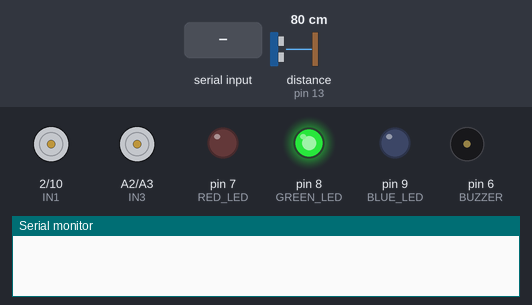
Bench run of a sketch on a simulated Arduino Uno, built with avr-gcc and run on an emulated ATmega328P. Parts: motor-driver pin pairs drawn as motors (green arrow = first pin HIGH = forward, orange = second pin HIGH = backward, longer = more drive, scaled by the enable pin), output pins drawn as LEDs (lit = HIGH), buzzer (waves = sounding, pin HIGH), the last lines printed to the serial monitor. The test bench sets the inputs (shaded band); at power-on: distance to the obstacle (sensor on pin 13) 80 cm. The echo pulse lasts 58.3 µs per cm.

Above: at 1.2 s.
1.3 s: distance to the obstacle (sensor on pin 13) set to 34 cm
2.8 s: distance to the obstacle (sensor on pin 13) set to 27 cm
At 3.05 s:
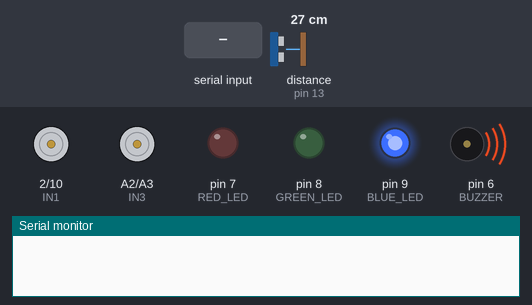
5.8 s: "F" received over Serial
At 6.05 s:
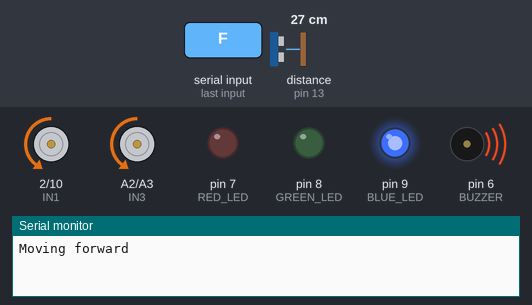
8.8 s: distance to the obstacle (sensor on pin 13) set to 12 cm
11.8 s: distance to the obstacle (sensor on pin 13) set to 9 cm
At 11.93 s:
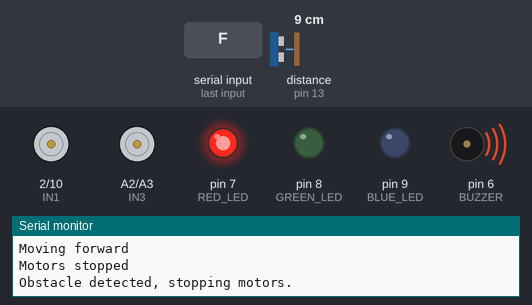
14.8 s: "B" received over Serial
At 14.92 s:
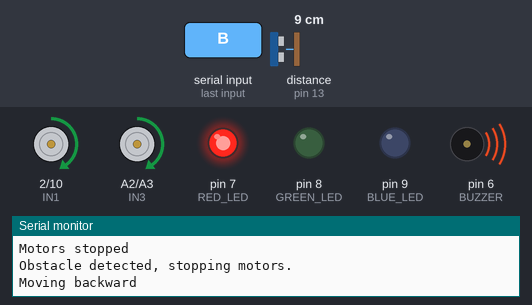
Timing chart, 0 to 18.8 s (numbered marks = the images above; inputs shaded):
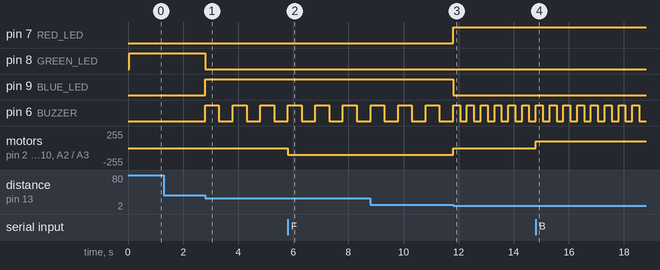

The sketch:

Bluetooth_Additional.ino
```cpp
#include <NewPing.h>

// Pin Definitions
#define TRIG_PIN 12
#define ECHO_PIN 13
#define BUZZER 6
#define BLUE_LED 9  // Blue LED pin
#define RED_LED 7   // Red LED pin
#define GREEN_LED 8// Green LED pin

#define ENA 3
#define ENB 11
#define IN1 2
#define IN2 10
#define IN3 A2
#define IN4 A3

// Constants
const unsigned long DISTANCE_CHECK_INTERVAL = 50;
const int OBSTACLE_DISTANCE_RED = 10;  // Red LED threshold
const int OBSTACLE_DISTANCE_BLUE = 30; // Blue LED threshold

// Buzzer Timings
const unsigned long BUZZER_RED_CYCLE = 250;  // 4 times per second
const unsigned long BUZZER_BLUE_CYCLE = 500; // 2 times per second

// Global Variables
unsigned long previousDistanceCheck = 0;
unsigned long previousBuzzerTime = 0;
bool buzzerActive = false;
bool ledActive = false;
int distance = 0;
char currentCommand = 'S';

NewPing sonar(TRIG_PIN, ECHO_PIN, OBSTACLE_DISTANCE_BLUE);

void stopMotors() {
  analogWrite(ENA, 0);
  analogWrite(ENB, 0);
  digitalWrite(IN1, LOW);
  digitalWrite(IN2, LOW);
  digitalWrite(IN3, LOW);
  digitalWrite(IN4, LOW);
  Serial.println("Motors stopped");
}

void moveForward(int speed = 100) {
  analogWrite(ENA, speed);
  analogWrite(ENB, speed);
  digitalWrite(IN1, LOW);
  digitalWrite(IN2, HIGH);
  digitalWrite(IN3, LOW);
  digitalWrite(IN4, HIGH);
  Serial.println("Moving forward");
}

void moveBackward(int speed = 100) {
  analogWrite(ENA, speed);
  analogWrite(ENB, speed);
  digitalWrite(IN1, HIGH);
  digitalWrite(IN2, LOW);
  digitalWrite(IN3, HIGH);
  digitalWrite(IN4, LOW);
  Serial.println("Moving backward");
}

void turnRight(int speed = 255) {
  analogWrite(ENA, speed);
  analogWrite(ENB, speed);
  digitalWrite(IN1, HIGH);
  digitalWrite(IN2, LOW);
  digitalWrite(IN3, LOW);
  digitalWrite(IN4, HIGH);
  Serial.println("Turning left");
}

void turnLeft(int speed = 255) {
  analogWrite(ENA, speed);
  analogWrite(ENB, speed);
  digitalWrite(IN1, LOW);
  digitalWrite(IN2, HIGH);
  digitalWrite(IN3, HIGH);
  digitalWrite(IN4, LOW);
  Serial.println("Turning right");
}

void setup() {
  pinMode(IN1, OUTPUT);
  pinMode(IN2, OUTPUT);
  pinMode(ENA, OUTPUT);
  pinMode(IN3, OUTPUT);
  pinMode(IN4, OUTPUT);
  pinMode(ENB, OUTPUT);
  pinMode(BUZZER, OUTPUT);
  pinMode(BLUE_LED, OUTPUT);
  pinMode(RED_LED, OUTPUT);
  pinMode(GREEN_LED, OUTPUT);

  Serial.begin(9600);
}

void loop() {
  unsigned long currentTime = millis();

  if (currentTime - previousDistanceCheck >= DISTANCE_CHECK_INTERVAL) {
    previousDistanceCheck = currentTime;
    distance = sonar.ping_cm();
    handleObstacle();
  }

  if (Serial.available()) {
    char newCommand = Serial.read();
    if (isValidCommand(newCommand)) {
      currentCommand = newCommand;
      processCommand();
    }
  }

  handleIndicators(currentTime);
}

void handleObstacle() {
  if (distance > 0 && distance <= OBSTACLE_DISTANCE_RED) {
    if (currentCommand == 'F') {
      stopMotors();
      currentCommand = 'S';
      Serial.println("Obstacle detected, stopping motors.");
    }
    activateRedMode();
  } else if (distance > OBSTACLE_DISTANCE_RED && distance <= OBSTACLE_DISTANCE_BLUE) {
    activateBlueMode();
  } else {
    activateGreenMode(); // No obstacle within 30 cm
  }
}

void processCommand() {
  // Prevent forward movement in RED LED mode
  if (distance > 0 && distance <= OBSTACLE_DISTANCE_RED && currentCommand == 'F') {
    stopMotors();
    Serial.println("Forward movement blocked.");
    return;
  }

  switch (currentCommand) {
    case 'F':
      moveForward();
      break;
    case 'B':
      moveBackward();
      break;
    case 'L':
      turnLeft();
      break;
    case 'R':
      turnRight();
      break;
    case 'S':
    default:
      stopMotors();
      break;
  }
}

void handleIndicators(unsigned long currentTime) {
  if (buzzerActive && ledActive) {
    unsigned long buzzerCycle = (distance <= OBSTACLE_DISTANCE_RED) ? BUZZER_RED_CYCLE : BUZZER_BLUE_CYCLE;

    if (currentTime - previousBuzzerTime >= buzzerCycle) {
      digitalWrite(BUZZER, !digitalRead(BUZZER));
      previousBuzzerTime = currentTime;
    }
  } else {
    digitalWrite(BUZZER, LOW);
  }
}

void activateBlueMode() {
  digitalWrite(RED_LED, LOW);
  digitalWrite(GREEN_LED, LOW);
  digitalWrite(BLUE_LED, HIGH);
  buzzerActive = true;
  ledActive = true;
}

void activateRedMode() {
  digitalWrite(BLUE_LED, LOW);
  digitalWrite(GREEN_LED, LOW);
  digitalWrite(RED_LED, HIGH);
  buzzerActive = true;
  ledActive = true;
}

void activateGreenMode() {
  digitalWrite(RED_LED, LOW);
  digitalWrite(BLUE_LED, LOW);
  digitalWrite(GREEN_LED, HIGH);
  buzzerActive = false;
  ledActive = false;
}

bool isValidCommand(char command) {
  return command == 'F' || command == 'B' || command == 'L' || command == 'R' || command == 'S';
}
```

Measured:
- the behaviour switches between 31 and 30 cm on distance to the obstacle (sensor on pin 13) (found by bisection; images 0 and 1)
- the behaviour switches between 11 and 10 cm on distance to the obstacle (sensor on pin 13) (found by bisection; images 2 and 3)
- after the input at 1.3 s, every drawn part: stays the same
- after the input at 2.8 s, pin 8 (GREEN_LED): HIGH → LOW at once; pin 9 (BLUE_LED): LOW → HIGH at once; pin 6 (BUZZER): alternates HIGH for 0.50 s and LOW for 0.50 s, starting at once
- after the input at 5.8 s, motor on pin 2 (IN1) / pin 10 (IN2), motor on A2 (IN3) / A3 (IN4): stopped → backward 100/255 at once
- after the input at 11.8 s, pin 7 (RED_LED): LOW → HIGH at once; pin 9 (BLUE_LED): HIGH → LOW at once; pin 6 (BUZZER): alternates HIGH for 0.25 s and LOW for 0.25 s, starting after 0.25 s; motor on pin 2 (IN1) / pin 10 (IN2), motor on A2 (IN3) / A3 (IN4): backward 100/255 → stopped at once
- after the input at 14.8 s, motor on pin 2 (IN1) / pin 10 (IN2), motor on A2 (IN3) / A3 (IN4): stopped → forward 100/255 at once
